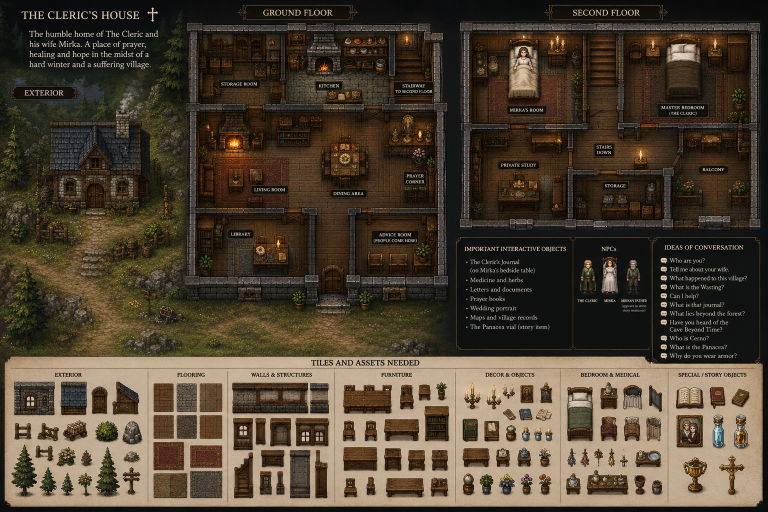
#> input picture tools/refs/cleric-house-concept.png, 1536 x 1024 px, found by its file name (shown at 1/2 size)
$ python segment-house-assets.py
#> lines starting #> are read from the running program, lines starting #| are printed output that depends on the picture
#!/usr/bin/env python3
"""Auto-segment the concept's asset grid into individual sprites — no hand-boxing.
Flood-fill the parchment from the band border (protecting sprites' light interiors),
dilate the remaining foreground so a sprite's detached parts stay one blob, label
the connected components, drop header text / divider lines, and dump each component
as a transparent PNG plus an indexed contact sheet to choose names from.
"""
from PIL import Image, ImageDraw
from collections import deque
import os

SRC = "tools/refs/cleric-house-concept.png"
OUT = "tools/refs/seg"
os.makedirs(OUT, exist_ok=True)

BAND_Y0, BAND_Y1 = 748, 1014
im = Image.open(SRC).convert("RGBA")
band = im.crop((0, BAND_Y0, im.width, BAND_Y1))
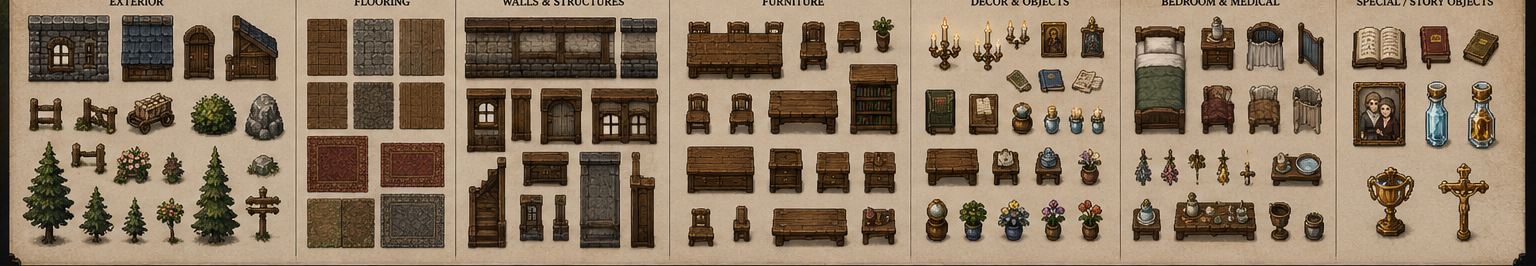
#> band: PIL image 1536x266 RGBA; mean R, G, B, A 140.5, 120.6, 98, 255
W, H = band.size
#> W = 1536; H = 266
px = band.load()

def lum(p):  return (p[0]*299 + p[1]*587 + p[2]*114) // 1000
def sat(p):  mx, mn = max(p[:3]), min(p[:3]); return 0 if mx == 0 else (mx-mn)*100//mx

# Parchment reference = mode of the border ring.
hist = {}
for x in range(W):
    for y in (0, 1, H-2, H-1):
        p = px[x, y]; k = (p[0]//8*8, p[1]//8*8, p[2]//8*8); hist[k] = hist.get(k, 0)+1
#> after the loop, hist = 220 items
PARCH = max(hist, key=hist.get)
#> PARCH = (192, 168, 144)
def near_parch(p, tol=56):
    return (p[0]-PARCH[0])**2 + (p[1]-PARCH[1])**2 + (p[2]-PARCH[2])**2 <= tol*tol

# bg = looks like parchment (near colour) OR low-saturation & bright (paper).
is_bg = [[False]*W for _ in range(H)]
for y in range(H):
    for x in range(W):
        p = px[x, y]
        is_bg[y][x] = near_parch(p) or (sat(p) < 26 and lum(p) > 170)
#> this loop made 266 passes

# Clear only parchment CONNECTED to the border, so interior whites (sheets, pages,
# curtains) survive. fg = everything not cleared.
fg = [[True]*W for _ in range(H)]
q = deque()
for x in range(W):
    for y in (0, H-1):
        q.append((x, y))
for y in range(H):
    for x in (0, W-1):
        q.append((x, y))
while q:
    x, y = q.popleft()
    if x < 0 or y < 0 or x >= W or y >= H or not fg[y][x] or not is_bg[y][x]:
        continue
    fg[y][x] = False
    q.extend([(x+1, y), (x-1, y), (x, y+1), (x, y-1)])

# Dilate fg by 2px so a sprite's near-touching parts label as one blob.
R = 2
dil = [[False]*W for _ in range(H)]
for y in range(H):
    for x in range(W):
        if not fg[y][x]:
            continue
        for dy in range(-R, R+1):
            yy = y+dy
            if 0 <= yy < H:
                row = dil[yy]
                for dx in range(-R, R+1):
                    xx = x+dx
                    if 0 <= xx < W:
                        row[xx] = True

# Label connected components on the dilated mask.
comp = [[0]*W for _ in range(H)]
comps = []
cid = 0
for y0 in range(H):
    for x0 in range(W):
        if not dil[y0][x0] or comp[y0][x0]:
            continue
        cid += 1
        minx = maxx = x0; miny = maxy = y0; area = 0
        st = deque([(x0, y0)])
        comp[y0][x0] = cid
        while st:
            x, y = st.pop()
            area += 1
            if x < minx: minx = x
            if x > maxx: maxx = x
            if y < miny: miny = y
            if y > maxy: maxy = y
            for dx, dy in ((1,0),(-1,0),(0,1),(0,-1)):
                xx, yy = x+dx, y+dy
                if 0 <= xx < W and 0 <= yy < H and dil[yy][xx] and not comp[yy][xx]:
                    comp[yy][xx] = cid; st.append((xx, yy))
        w, h = maxx-minx+1, maxy-miny+1
        comps.append({"id": cid, "box": (minx, miny, maxx, maxy), "w": w, "h": h, "area": area})

# Filter: drop tiny noise, thin divider lines, and wide-short header text near the top.
kept = []
for c in comps:
    w, h, a = c["w"], c["h"], c["area"]
    if a < 600 or w < 8 or h < 8:            continue
    if w > 55 and h < 20:                    continue   # header word
    if c["box"][1] < 18 and h < 24:          continue   # top-row text
    if a < w*h*0.10:                         continue   # sparse (stray text run)
    kept.append(c)
kept.sort(key=lambda c: (c["box"][1]//40, c["box"][0]))   # reading order

# Save each kept component (foreground pixels only) + build a contact sheet.
def crop_component(c):
    minx, miny, maxx, maxy = c["box"]
    out = Image.new("RGBA", (maxx-minx+1, maxy-miny+1), (0,0,0,0))
    op = out.load()
    for y in range(miny, maxy+1):
        for x in range(minx, maxx+1):
            if fg[y][x]:                       # original (non-dilated) pixels only
                op[x-minx, y-miny] = px[x, y]
    return out

sprites = []
for i, c in enumerate(kept):
    s = crop_component(c)
    s.save(os.path.join(OUT, f"c{i:02d}.png"))
    sprites.append((i, c, s))
#> this loop made 96 passes
#> pass 1, `s = crop_component(c)`:
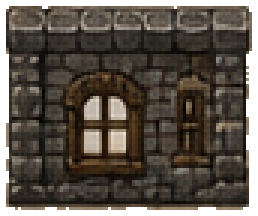
#> s: PIL image 86x72 RGBA (shown 3 times larger); mean R, G, B, A 60.9, 53, 44.4, 224.2; transparent parts drawn white
#> pass 2, `s = crop_component(c)`:
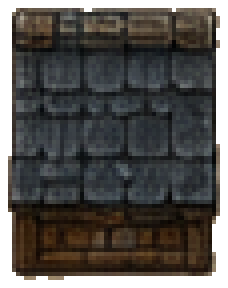
#> s: PIL image 57x72 RGBA (shown 4 times larger); mean R, G, B, A 45.3, 42.9, 40.1, 214.2; transparent parts drawn white
#> after the loop:
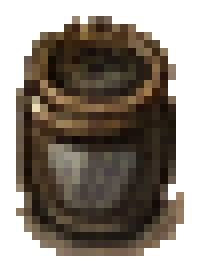
#> s: PIL image 25x34 RGBA (shown 8 times larger); mean R, G, B, A 48, 39, 29.3, 160.5; transparent parts drawn white

COLS = 8; cw = ch = 128
rows = (len(sprites)+COLS-1)//COLS
sheet = Image.new("RGBA", (COLS*cw, rows*ch), (54,54,62,255))
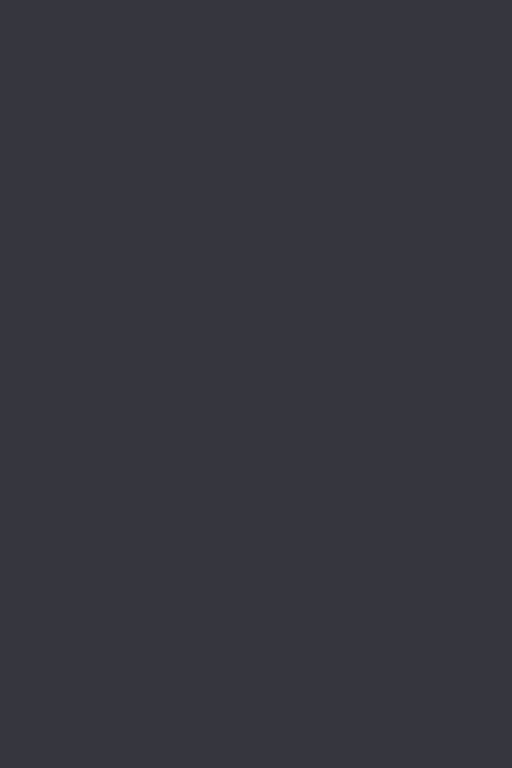
#> sheet: PIL image 1024x1536 RGBA (shown at 1/2 size); mean R, G, B, A 54, 54, 62, 255
d = ImageDraw.Draw(sheet)
for i, c, s in sprites:
    gx, gy = (i%COLS)*cw, (i//COLS)*ch
    for yy in range(0, ch, 16):
        for xx in range(0, cw, 16):
            if (xx//16+yy//16) % 2 == 0:
                d.rectangle([gx+xx, gy+yy, gx+xx+15, gy+yy+15], fill=(72,72,80,255))
    t = s.copy(); t.thumbnail((cw-20, ch-26))
    sheet.alpha_composite(t, (gx+(cw-t.width)//2, gy+2))
    bx = c["box"]
    d.text((gx+3, gy+ch-13), f"{i}:{bx[0]},{bx[1]+BAND_Y0} {c['w']}x{c['h']}", fill=(255,240,150,255))
#> this loop made 96 passes
#> pass 3, `t = s.copy()`:
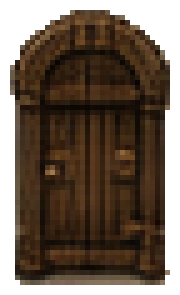
#> t: PIL image 36x59 RGBA (shown 5 times larger); mean R, G, B, A 45.9, 31.1, 18.1, 189.7; transparent parts drawn white
#> after the loop:
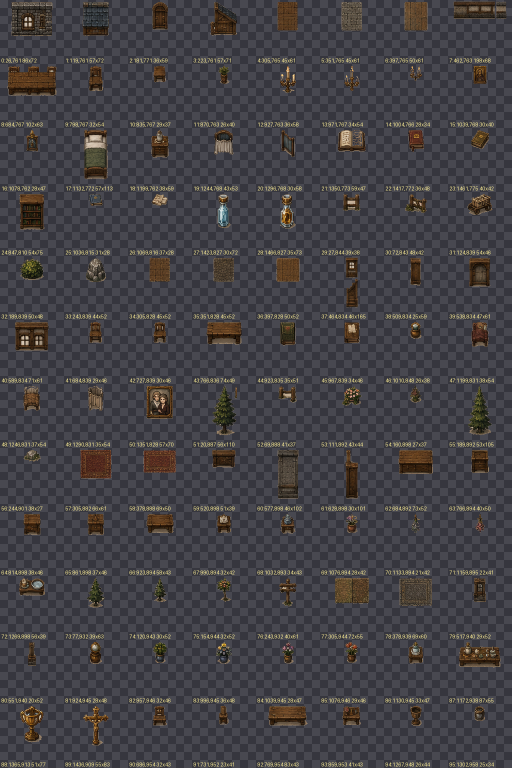
#> sheet: PIL image 1024x1536 RGBA (shown at 1/2 size); mean R, G, B, A 67, 65, 69.1, 255
sheet.save("/tmp/seg_contact.png")
print(f"parchment={PARCH}  components kept={len(kept)}")
#| parchment=(192, 168, 144)  components kept=96
print("contact -> /tmp/seg_contact.png,  sprites -> tools/refs/seg/")
